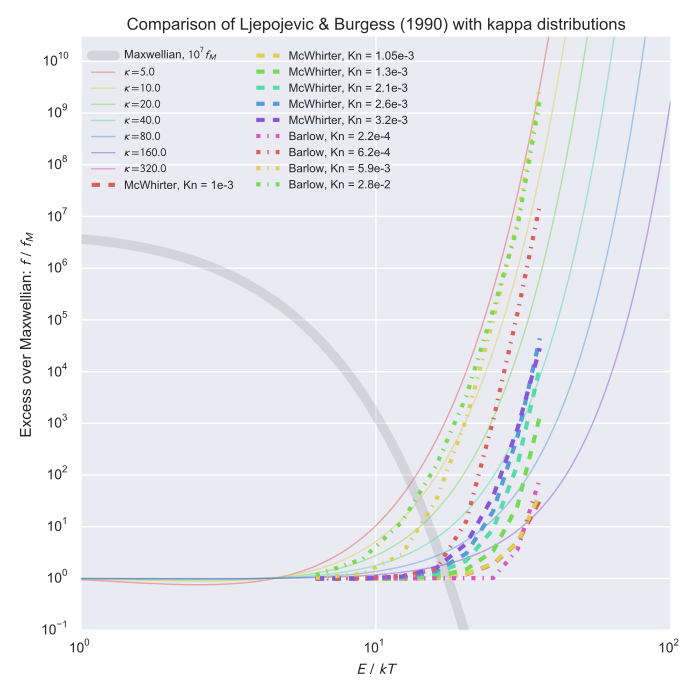

Reproduce this figure in Python.
from __future__ import print_function
dataM=[["", "2.5e4", "3.2e4", "6.4e4", "1.28e5", "2.56e5", "5.12e5", "1.17e6", "<- T"], ["\\xi", "1e-3", "1.05e-3", "1.3e-3", "2.1e-3", "2.6e-3", "3.2e-3", "3.8e-4", "<- Kn"], [2.5, 0.99, 1.0, 1.0, 1.0, 1.0, 1.0, 0.99, ""], [3, 0.99, 0.99, 0.99, 1.0, 1.0, 1.0, 0.97, ""], [3.5, 0.99, 1.0, 1.01, 1.03, 1.06, 1.09, 0.93, ""], [4, 1.03, 1.04, 1.1, 1.24, 1.38, 1.59, 0.86, ""], [4.5, 1.2, 1.22, 1.49, 2.2, 3.03, 4.7, 0.78, ""], [5, 1.89, 1.96, 3.39, 9.01, 20.0, 39.0, 0.71, ""], [5.5, 4.96, 4.96, 25.6, "1.60e2", "5.56e2", "7.99e2", 0.68, ""], [6, 32.3, 43.7, "1.36e3", "1.21e4", "4.39e4", "2.84e4", 0.68, ""]]
dataB=[["", "2.5e4", "3.2e4", "6.4e4", "1.28e5", "2.56e5", "<- T"], ["\\xi", "2.2e-4", "6.2e-4", "5.9e-3", "2.8e-2", "7.9e-2", "<- Kn"], [2.5, 1.0, 1.01, 1.03, 1.16, 1.17, ""], [3, 1.0, 1.03, 1.23, 2.37, 2.3, ""], [3.5, 1.0, 1.12, 2.92, 12.4, 8.97, ""], [4, 1.01, 1.5, 32.3, "1.50e2", 67.7, ""], [4.5, 1.01, 12.7, "1.18e3", "3.31e3", "9.64e2", ""], [5, 1.02, "1.15e3", "1.02e5", "1.55e5", "2.66e4", ""], [5.5, 3.64, "1.37e5", "8.07e6", "6.38e6", "9.37e5", ""], [6, 85.3, "1.66e7", "3.34e9", "1.79e9", "1.40e8", ""]]
import sys
import numpy as np
from matplotlib import pyplot as plt
from astropy.table import Table
import seaborn as sns
from kappa_utils import f_M, f_CH, f_kappa

tab1 = Table(names=dataM[1], rows=dataM[2:])
tab2 = Table(names=dataB[1], rows=dataB[2:])


energy = np.logspace(-2, 2, 500)

sns.set_palette('hls', 7)
fig, ax = plt.subplots(1, 1)
ax.plot(energy, 1e7*f_M(energy),
        lw=7, alpha=0.1, color='k', label='Maxwellian, $10^{7} f_M$')
for kappa in 5.0, 10.0, 20.0, 40.0, 80.0, 160.0, 320.0:
    ax.plot(energy, f_kappa(energy, kappa)/f_M(energy),
            lw=1, alpha=0.5, label=r'$\kappa = {:.1f}$'.format(kappa))

for Kn in tab1.colnames[1:-2]:
    ax.plot(tab1[r'\xi']**2, tab1[Kn], '--', lw=3,
            label='McWhirter, Kn = {}'.format(Kn))

for Kn in tab2.colnames[1:-2]:
    ax.plot(tab2[r'\xi']**2, tab2[Kn], '-.', lw=3,
            label='Barlow, Kn = {}'.format(Kn))

ax.set_xscale('log')
ax.set_yscale('log')
ax.set_xlim(1.0, 100.0)
ax.set_ylim(0.1, 3e10)
ax.legend(fontsize='x-small', loc='best', ncol=2)
ax.set_xlabel(r'$E\, /\, k T$')
ax.set_ylabel(r'Excess over Maxwellian: $f\, /\, f_M$')
ax.set_title('Comparison of Ljepojevic & Burgess (1990) with kappa distributions')
figname = sys.argv[0].replace('.py', '.pdf')
fig.set_size_inches(7, 7)
fig.tight_layout()
fig.savefig(figname)
print(figname)
